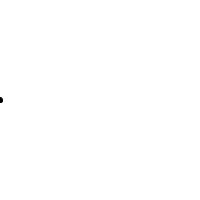
Frame 1 (no input)
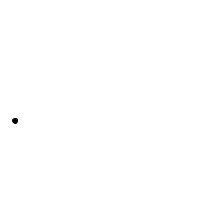
Frame 60 (the mouse pressed at the canvas centre just before this capture)
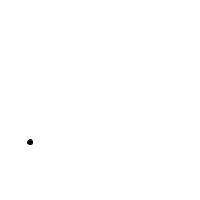
Frame 120 (the mouse held since frame 60 and released just before this capture)

The Processing sketch that drew these frames (run headless with seeded random() and noise(); from frame 60 on, the mouse is pressed at the canvas centre):

// Processing sketch: motion
// ── motion.pde
color c = color(0);
float x = 0;
float y = 100;
float speed_x = .25;
float speed_y = .35;
float r = 5;

void setup(){
  size(200,200);
}

void draw() {
  background(255);
  move();
  display();
}

void move() {
  x = (x + speed_x) % width;
  y = (y + speed_y) % height;
}

void display() {
  fill(c);
  ellipse(x,y,r,r);
}
